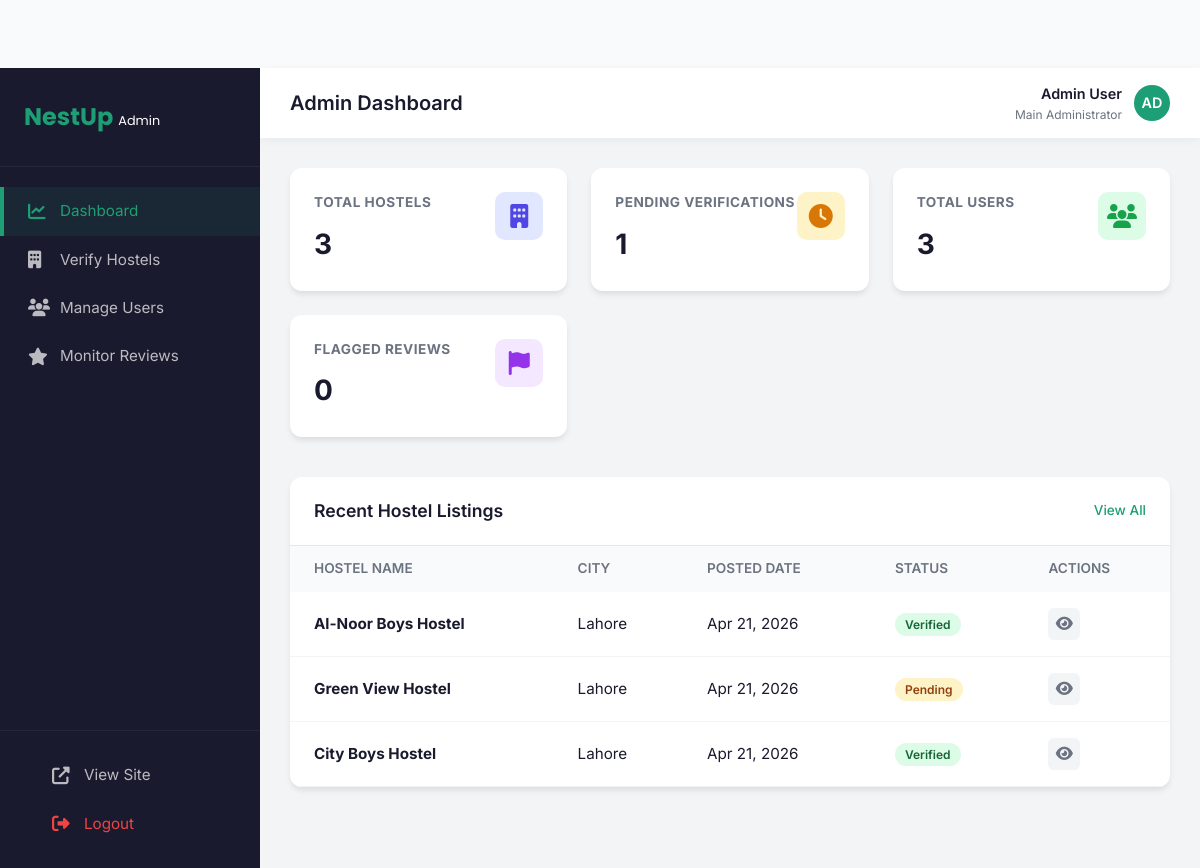
The app's page /admin/index.php with its own data.
### tables this page shows
CREATE TABLE IF NOT EXISTS hostels (
    id INT AUTO_INCREMENT PRIMARY KEY,
    owner_id INT,
    name VARCHAR(255) NOT NULL,
    address TEXT NOT NULL,
    city VARCHAR(100) NOT NULL,
    university_near VARCHAR(255),
    distance_km DECIMAL(4,2),
    price_per_month DECIMAL(10,2),
    main_image VARCHAR(255),
    description TEXT,
    facilities TEXT,  
    status ENUM('pending', 'verified', 'rejected', 'suspended') DEFAULT 'pending',
    rating DECIMAL(3,2) DEFAULT 0.00,
    created_at TIMESTAMP DEFAULT CURRENT_TIMESTAMP,
    FOREIGN KEY (owner_id) REFERENCES users(id) ON DELETE SET NULL
);

### admin/index.php (the view)
<?php
require_once '../includes/admin-header.php';
$stats = [
    'total_hostels' => 0,
    'pending_hostels' => 0,
    'total_users' => 0,
    'flagged_reviews' => 0
];
try {
    $res = $conn->query("SELECT COUNT(*) as count FROM hostels");
    if($res) $stats['total_hostels'] = $res->fetch_assoc()['count'];
    $res = $conn->query("SELECT COUNT(*) as count FROM hostels WHERE status='pending'");
    if($res) $stats['pending_hostels'] = $res->fetch_assoc()['count'];
    $res = $conn->query("SELECT COUNT(*) as count FROM users");
    if($res) $stats['total_users'] = $res->fetch_assoc()['count'];
    $res = $conn->query("SELECT COUNT(*) as count FROM reviews WHERE status='flagged'");
    if($res) $stats['flagged_reviews'] = $res->fetch_assoc()['count'];
} catch (Exception $e) {
}
?>
<div class="stats-grid">
    <div class="stat-card">
        <div class="stat-info">
            <h3>Total Hostels</h3>
            <div class="stat-value"><?php echo $stats['total_hostels']; ?></div>
        </div>
        <div class="stat-icon blue">
            <i class="fas fa-building"></i>
        </div>
    </div>
    <div class="stat-card">
        <div class="stat-info">
            <h3>Pending Verifications</h3>
            <div class="stat-value"><?php echo $stats['pending_hostels']; ?></div>
        </div>
        <div class="stat-icon yellow">
            <i class="fas fa-clock"></i>
        </div>
    </div>
    <div class="stat-card">
        <div class="stat-info">
            <h3>Total Users</h3>
            <div class="stat-value"><?php echo $stats['total_users']; ?></div>
        </div>
        <div class="stat-icon green">
            <i class="fas fa-users"></i>
        </div>
    </div>
    <div class="stat-card">
        <div class="stat-info">
            <h3>Flagged Reviews</h3>
            <div class="stat-value"><?php echo $stats['flagged_reviews']; ?></div>
        </div>
        <div class="stat-icon purple">
            <i class="fas fa-flag"></i>
        </div>
    </div>
</div>
<div class="admin-card">
    <div class="card-header">
        <div class="card-title">Recent Hostel Listings</div>
        <a href="hostels.php" style="font-size:0.85rem; color:var(--admin-primary); font-weight:500;">View All</a>
    </div>
    <div class="admin-table-wrap">
        <table class="admin-table">
            <thead>
                <tr>
                    <th>Hostel Name</th>
                    <th>City</th>
                    <th>Posted Date</th>
                    <th>Status</th>
                    <th>Actions</th>
                </tr>
            </thead>
            <tbody>
                <?php
                try {
                    $recent_hostels = $conn->query("SELECT * FROM hostels ORDER BY created_at DESC LIMIT 5");
                    if ($recent_hostels && $recent_hostels->num_rows > 0) {
                        while($row = $recent_hostels->fetch_assoc()) {
                            echo "<tr>";
                            echo "<td><strong>{$row['name']}</strong></td>";
                            echo "<td>{$row['city']}</td>";
                            echo "<td>" . date('M d, Y', strtotime($row['created_at'])) . "</td>";
                            echo "<td><span class='status-badge badge-{$row['status']}'>{$row['status']}</span></td>";
                            echo "<td class='action-btns'>
                                    <a href='hostel-detail.php?id={$row['id']}' class='btn-icon' title='View'><i class='fas fa-eye'></i></a>
                                  </td>";
                            echo "</tr>";
                        }
                    } else {
                        echo "<tr><td colspan='5' style='text-align:center; padding:30px; color:var(--admin-text-muted);'>No recent listings found.</td></tr>";
                    }
                } catch (Exception $e) {
                    echo "<tr><td colspan='5' style='text-align:center; padding:30px; color:var(--admin-text-muted);'>Error fetching data. Ensure database is setup.</td></tr>";
                }
                ?>
            </tbody>
        </table>
    </div>
</div>
<?php require_once '../includes/admin-footer.php'; ?>

### includes/admin-header.php (shortened to what this page needs)
<!DOCTYPE html>
<html lang="en">
<head>
    <link rel="stylesheet" href="https://cdnjs.cloudflare.com/ajax/libs/font-awesome/6.4.0/css/all.min.css">
    <link rel="stylesheet" href="/NestUp/css/style.css">
    <link rel="stylesheet" href="/NestUp/css/admin.css">
</head>
<body>
<div class="admin-wrapper">
    <aside class="admin-sidebar" id="admin-sidebar">
        <div class="sidebar-logo">
            NestUp <span style="color:#fff; font-weight:400; font-size:0.8rem;">Admin</span>
        </div>
        <nav class="sidebar-nav">
            <a href="/NestUp/admin/index.php" class="nav-item <?php echo (basename($_SERVER['PHP_SELF']) == 'index.php') ? 'active' : ''; ?>">
                <i class="fas fa-chart-line"></i>
                Dashboard
            </a>
            <a href="/NestUp/admin/hostels.php" class="nav-item <?php echo (basename($_SERVER['PHP_SELF']) == 'hostels.php') ? 'active' : ''; ?>">
                <i class="fas fa-building"></i>
                Verify Hostels
            </a>
            <a href="/NestUp/admin/users.php" class="nav-item <?php echo (basename($_SERVER['PHP_SELF']) == 'users.php') ? 'active' : ''; ?>">
                <i class="fas fa-users"></i>
                Manage Users
            </a>
            <a href="/NestUp/admin/reviews.php" class="nav-item <?php echo (basename($_SERVER['PHP_SELF']) == 'reviews.php') ? 'active' : ''; ?>">
                <i class="fas fa-star"></i>
                Monitor Reviews
            </a>
        </nav>
        <div class="sidebar-footer">
            <a href="/NestUp/index.php" class="nav-item">
                <i class="fas fa-external-link-alt"></i>
                View Site
            </a>
            <a href="/NestUp/logout.php" class="nav-item" style="color:#EF4444;">
                <i class="fas fa-sign-out-alt"></i>
                Logout
            </a>
        </div>
    </aside>
    <main class="admin-main">
        <header class="admin-header">
            <div class="header-title">
                <h2><?php
                    $page = basename($_SERVER['PHP_SELF']);
                    switch($page) {
                        default: echo 'Admin Dashboard';
                    }
                ?></h2>
            </div>
            <div class="admin-profile">
                <div class="admin-info" style="text-align:right;">
                    <div style="font-weight:600; font-size:0.9rem;">Admin User</div>
                    <div style="font-size:0.75rem; color:var(--admin-text-muted);">Main Administrator</div>
                </div>
                <div class="admin-avatar">AD</div>
            </div>
        </header>
        <div class="admin-content">

### includes/admin-footer.php (shortened to what this page needs)
        </div>
    </main>
</div>
</body>
</html>

### css/style.css (style rules this page uses)
:root { --color-primary: #1D9E75; --color-dark-green: #0F6E56; --color-light-green: #E1F5EE; --color-amber: #FAC775; --color-white: #FFFFFF; --color-text: #1A1A2E; --color-text-muted: #6B7280; --color-border: #E0E0E0; --color-bg: #F9FAFB; --color-card: #FFFFFF; --font-heading: 'Poppins', sans-serif; --font-body: 'Inter', sans-serif; --radius-sm: 6px; --radius-md: 12px; --radius-lg: 20px; --radius-pill: 999px; --shadow-sm: 0 1px 3px rgba(0,0,0,.08); --shadow-md: 0 4px 16px rgba(0,0,0,.10); --shadow-lg: 0 8px 32px rgba(0,0,0,.14); --transition: 0.25s ease; --navbar-height: 68px; }
*, *::before, *::after { margin: 0; padding: 0; box-sizing: border-box; }
html { scroll-behavior: smooth; font-size: 16px; }
body { font-family: var(--font-body); font-weight: 400; color: var(--color-text); background-color: var(--color-bg); line-height: 1.6; -webkit-font-smoothing: antialiased; }
a { text-decoration: none; color: inherit; }
body { padding-top: var(--navbar-height); }

### records on screen
hostels: name "Al-Noor Boys Hostel", city "Lahore", created_at "Apr 21, 2026", status "Verified"
hostels: name "Green View Hostel", city "Lahore", created_at "Apr 21, 2026", status "Pending"
hostels: name "City Boys Hostel", city "Lahore", created_at "Apr 21, 2026", status "Verified"

### other values on screen
$stats['total_hostels'] "3"
$stats['pending_hostels'] "1"
$stats['total_users'] "3"
$stats['flagged_reviews'] "0"
